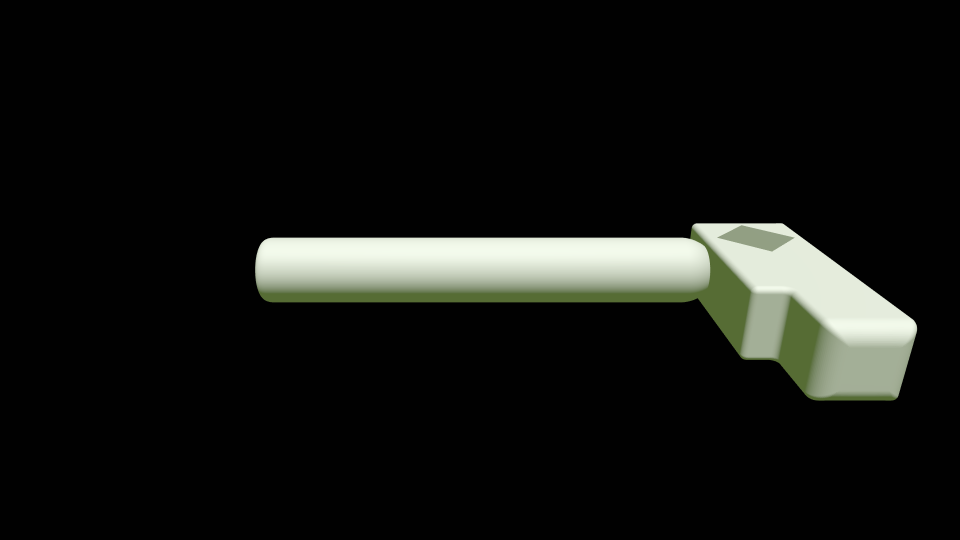
#> input picture sample_shapes/stimulus_set_A/png/shape_0.png, 1920 x 1080 px, found by its file name (shown at 1/2 size); its folder holds only this picture in this run
$ python crop_image.py
#> lines starting #> are read from the running program, lines starting #| are printed output that depends on the picture; after the words box and inside, x2 and y2 are one past the last pixel; in counts of white or black regions, pixels touching at a corner belong together
# Find bounding box of all images in a set
# Choose largest box
# Apply this crop to all images


import cv2
import numpy as np
import os
from pathlib import Path


def get_bbox(filename):
    # read image
    img = cv2.imread(filename)
#> img is the input picture: shape (1080, 1920, 3); mean B, G, R 18.2, 21, 19.8

    # convert to grayscale
    gray = cv2.cvtColor(img, cv2.COLOR_BGR2GRAY)
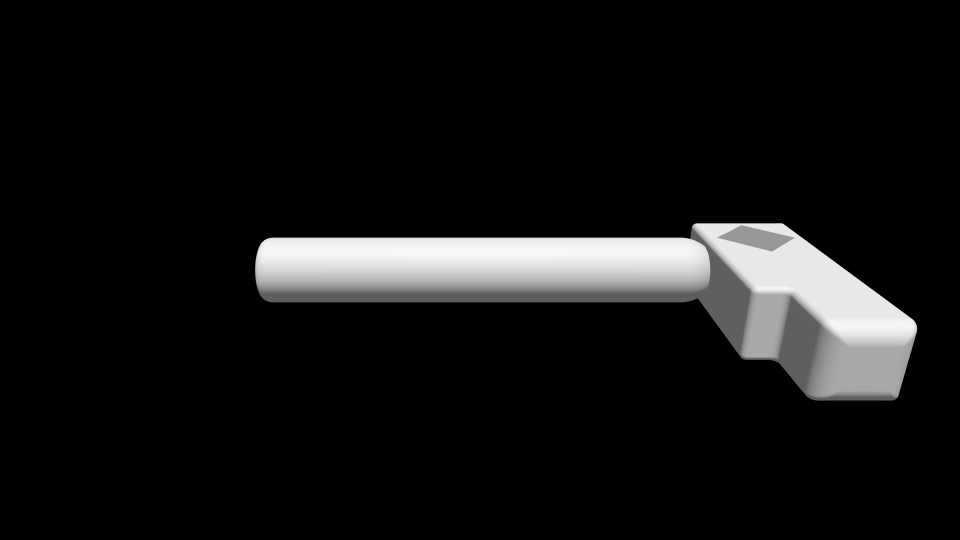
#> gray: shape (1080, 1920) (shown at 1/2 size); min 1, max 247, mean 20.3

    # threshold
    thresh = cv2.threshold(gray, 5, 255, cv2.THRESH_BINARY)[1]
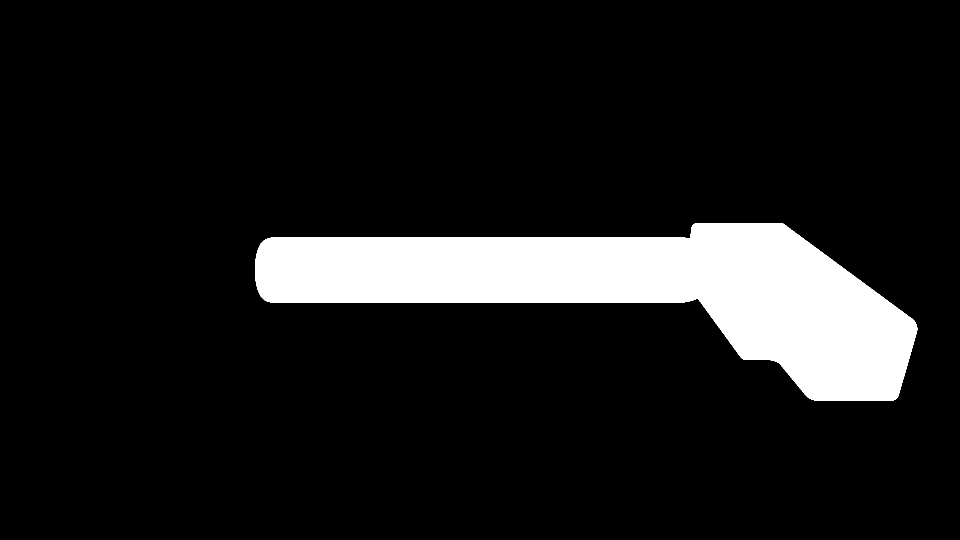
#> thresh: shape (1080, 1920) (shown at 1/2 size); 10.6% white; 1 white region

    # get contours
    result = img.copy()
    contours = cv2.findContours(thresh, cv2.RETR_EXTERNAL, cv2.CHAIN_APPROX_SIMPLE)
#> contours = 1 contour; box (x1, y1, x2, y2) and area: (510, 446, 1835, 802) 218432
    contours = contours[0] if len(contours) == 2 else contours[1]
    for cntr in contours:
        x, y, w, h = cv2.boundingRect(cntr)
        cv2.rectangle(result, (x, y), (x + w, y + h), (0, 0, 255), 2)
#> this loop made 1 pass
#> (x, y, w, h) on pass 1: (510, 446, 1325, 356)
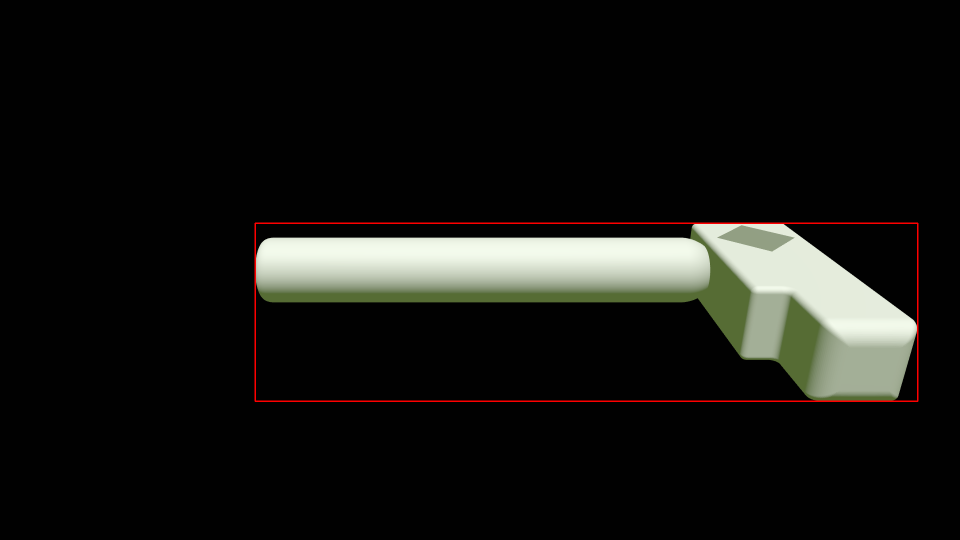
#> result: shape (1080, 1920, 3) (shown at 1/2 size); 0.49% of pixels changed, all inside (x1, y1, x2, y2) = (509, 445, 1837, 804)

    return x, y, w, h


padding = 25  # pixels

image_dir = "/home/oconnorlab/code/objects/sample_shapes/stimulus_set_A/png"
crop_dir = "/home/oconnorlab/code/objects/sample_shapes/stimulus_set_A/png_cropped"
f_list = os.listdir(image_dir)

corners = np.zeros((len(f_list), 4), dtype="int")
for i, f in enumerate(f_list):
    filename = image_dir + "/" + f
    x, y, w, h = get_bbox(filename)
#> x = 510; y = 446; w = 1325; h = 356

    # Convert to corners
    minx = x
#> minx = 510
    miny = y
#> miny = 446
    maxx = x + w
#> maxx = 1835
    maxy = y + h
#> maxy = 802

    corners[i] = minx, miny, maxx, maxy

# Extreme values
xmin = corners[:, 0].min() - padding
ymin = corners[:, 1].min() - padding
xmax = corners[:, 2].max() + padding
ymax = corners[:, 3].max() + padding

# Handle values out of range
if xmin < 0:
    xmin = 0
if ymin < 0:
    ymin = 0
if xmax > 1919:
    xmax = 1919
if ymax > 1199:
    ymax = 1199

# Crop images
for f in f_list:

    # Load image
    filename = image_dir + "/" + f
    img = cv2.imread(filename)

    if Path(crop_dir).exists() == False:
        Path(crop_dir).mkdir(parents=True)
    # Crop
    img_cropped = img[ymin:ymax, xmin:xmax, :]
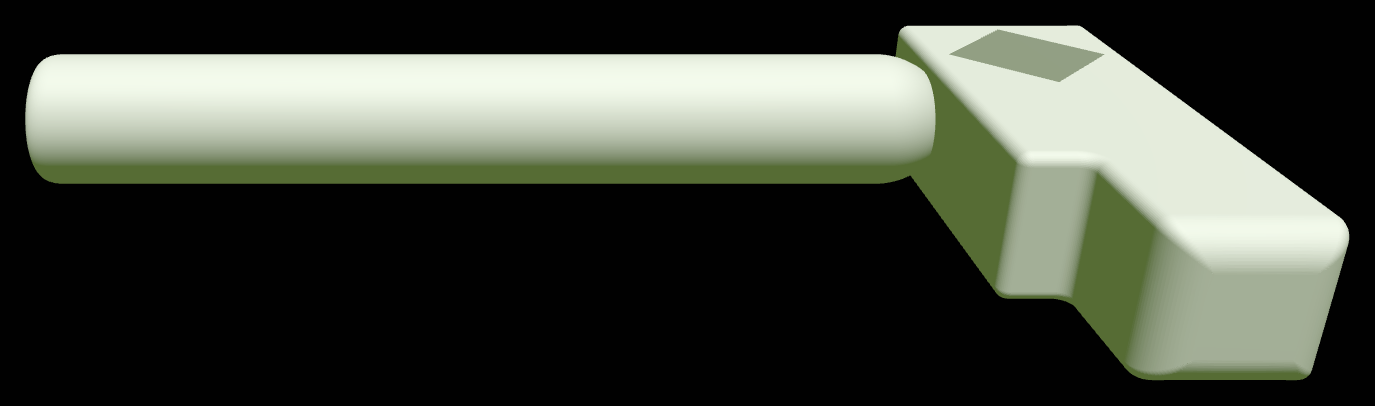
#> img_cropped: shape (406, 1375, 3); mean B, G, R 64.9, 75.3, 70.7
    filename_cropped = crop_dir + "/" + f
    cv2.imwrite(filename_cropped, img_cropped)

    print("Wrote", filename)

$ run again, on sample_shapes/stimulus_set_A/png/shape_12.png
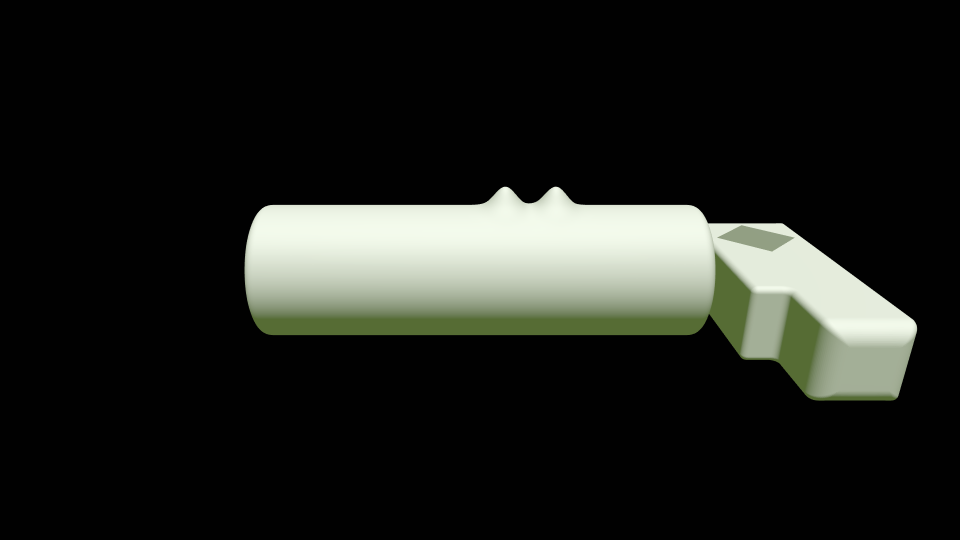
#> input picture sample_shapes/stimulus_set_A/png/shape_12.png, 1920 x 1080 px, found by its file name (shown at 1/2 size)
#> in get_bbox, img is the input picture: shape (1080, 1920, 3); mean B, G, R 29, 33.1, 31.2
#> thresh: shape (1080, 1920); 16.6% white; 1 white region
#> contours = 1 contour; box (x1, y1, x2, y2) and area: (489, 373, 1835, 802) 343121
#> the loop in get_bbox, `for cntr in contours:` made 1 pass
#> (x, y, w, h) on pass 1: (489, 373, 1346, 429)
#> after the loop in get_bbox, `for cntr in contours:`:
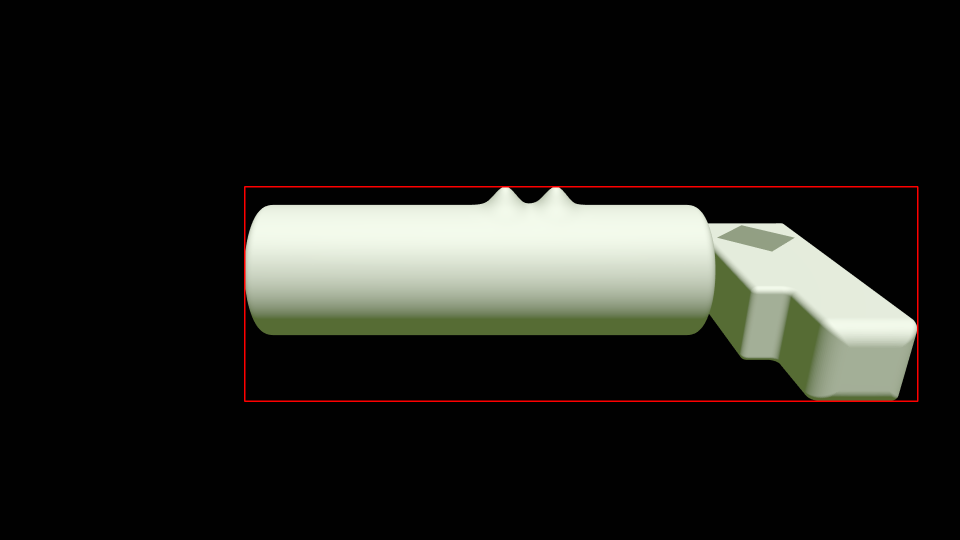
#> result: shape (1080, 1920, 3) (shown at 1/2 size); 0.51% of pixels changed, all inside (x1, y1, x2, y2) = (488, 372, 1837, 804)
#> `x, y, w, h = get_bbox(filename)`: x = 489; y = 373; w = 1346; h = 429
#> minx = 489
#> miny = 373
#> maxx = 1835
#> maxy = 802
#> `img_cropped = img[ymin:ymax, xmin:xmax, :]`:
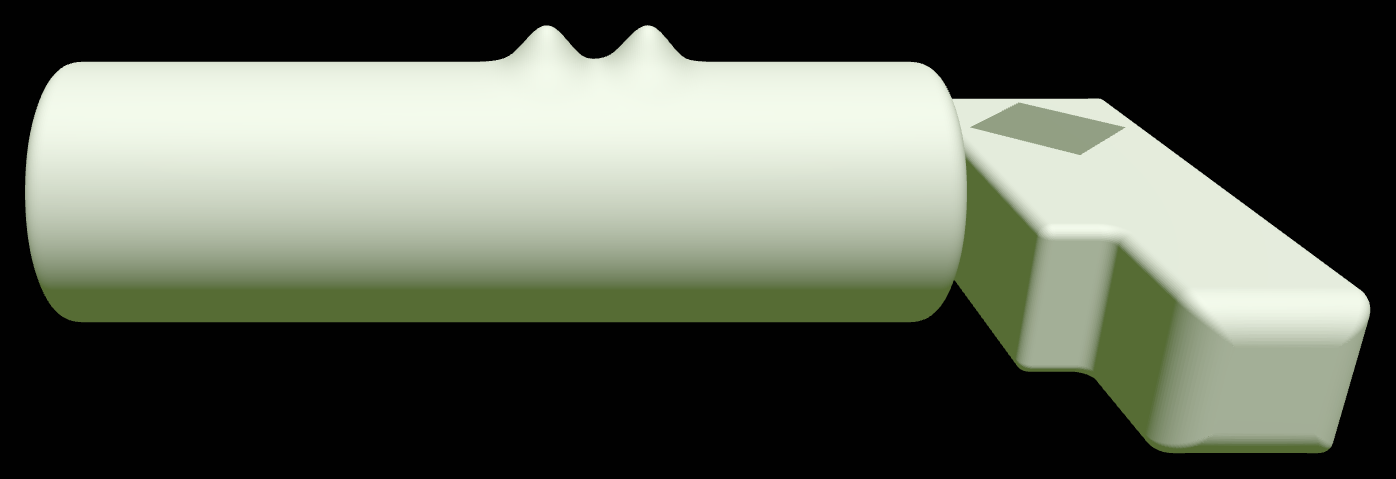
#> img_cropped: shape (479, 1396, 3); mean B, G, R 87.7, 100.6, 94.8
